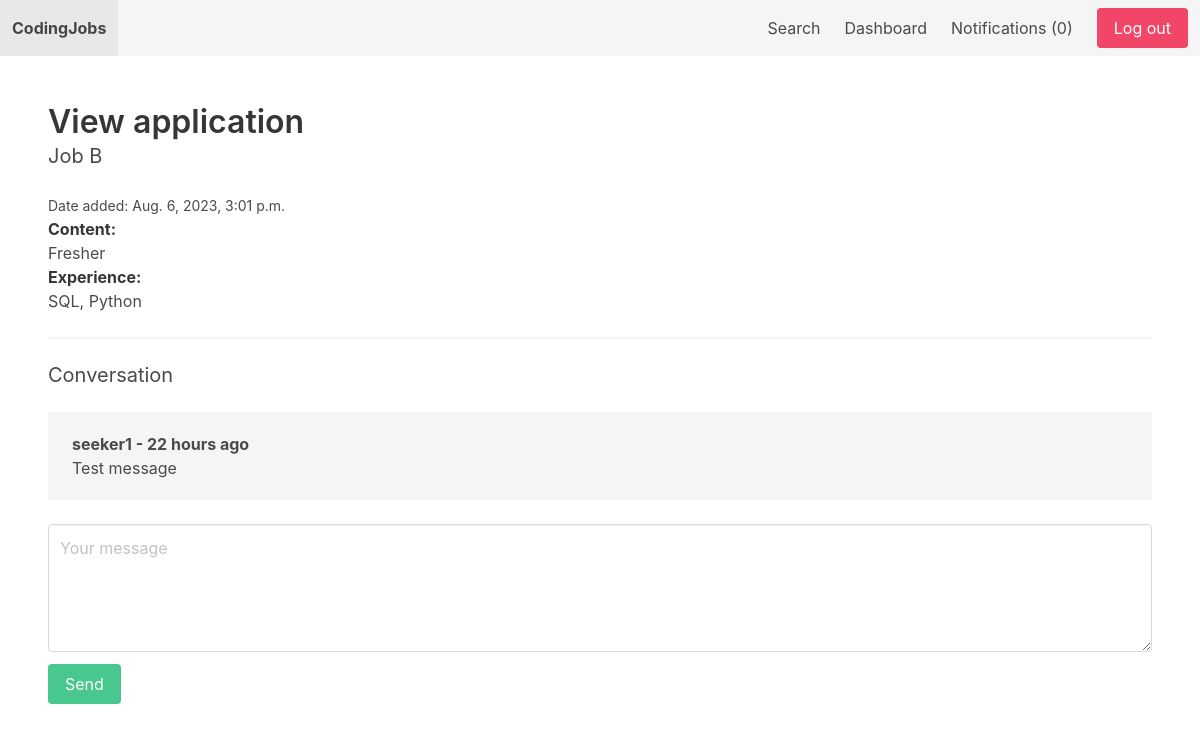
Screenshot of /dashboard/application/1/ (signed in) with the database file from the repository.
### apps/job/models.py (models this page shows, shortened)
class Application(models.Model):
    job = models.ForeignKey(Job, related_name='applications', on_delete=models.CASCADE)
    content = models.TextField()
    experience = models.TextField()
    created_by = models.ForeignKey(User, related_name='applications', on_delete=models.CASCADE)
    created_at = models.DateTimeField(auto_now_add=True)

class Job(models.Model):
    SIZE_1_9 = 'size_1-9'
    SIZE_10_49 = 'size_10-49'
    SIZE_50_99 = 'size_50-99'
    SIZE_100 = 'size_100'
    CHOICES_SIZE = (
        (SIZE_1_9, '1-9'),
        (SIZE_10_49, '10-49'),
        (SIZE_50_99, '50-99'),
        (SIZE_100, '100+'),
    )
    ACTIVE = 'active'
    EMPLOYED = 'employed'
    ARCHIVED = 'archived'
    CHOICES_STATUS = (
        (ACTIVE, 'Active'),
        (EMPLOYED, 'Employed'),
        (ARCHIVED, 'Archived')
    )
    title = models.CharField(max_length=255)
    short_description = models.TextField()
    long_description = models.TextField(blank=True, null=True)
    company_name = models.CharField(max_length=255)
    company_address = models.CharField(max_length=255, blank=True, null=True)
    company_zipcode = models.CharField(max_length=255, blank=True, null=True)
    company_place = models.CharField(max_length=255, blank=True, null=True)
    company_country = models.CharField(max_length=255, blank=True, null=True)
    company_size = models.CharField(max_length=20, choices=CHOICES_SIZE, default=SIZE_1_9)
    created_by = models.ForeignKey(User, related_name='jobs', on_delete=models.CASCADE)
    created_at = models.DateTimeField(auto_now_add=True)
    changed_at = models.DateTimeField(auto_now=True)
    status = models.CharField(max_length=20, choices=CHOICES_STATUS, default=ACTIVE)

### apps/userprofile/models.py (models this page shows)
class ConversationMessage(models.Model):
    application = models.ForeignKey(Application, related_name='conversationmessages', on_delete=models.CASCADE)
    content = models.TextField()
    created_by = models.ForeignKey(User, related_name='conversationmessages', on_delete=models.CASCADE)
    created_at = models.DateTimeField(auto_now_add=True)
    class Meta:
        ordering = ['created_at']

### apps/userprofile/views.py (the view, shortened to what this page needs)
# urls.py: path('application/<int:application_id>/', view_application, name='view_application'),
@login_required
def view_application(request, application_id):
    if request.user.userprofile.is_employer:
        application = get_object_or_404(Application, pk=application_id, job__created_by=request.user)
    else:
        application = get_object_or_404(Application, pk=application_id, created_by=request.user)
    return render(request, 'userprofile/view_application.html', {'application': application})

### apps/notification/context_processors.py (called while the page is built)
def notifications(request):
    if request.user.is_authenticated:
        return {'notifications': request.user.notifications.filter(is_read=False)}
    else:
        return {'notifications': []}

### apps/userprofile/templates/userprofile/view_application.html (shortened to what this page needs)
{% extends 'core/base.html' %}
{% block content %}
    <h1 class="title">View application</h1>
    <h2 class="subtitle">{{ application.job.title }}</h2>
    <small>Date added: {{ application.created_at }}</small>
    <p><strong>Content: </strong><br>{{ application.content }}</p>
    <p><strong>Experience: </strong><br>{{ application.experience }}</p>
    <hr>
    <h2 class="subtitle">Conversation</h2>
    {% for message in application.conversationmessages.all %}
        <div class="notification">
            <b>{{ message.created_by.username }} - {{ message.created_at|timesince }} ago</b><br>
            {{ message.content }}
        </div>
    {% empty %}
        <p>No messages yet...</p>
        <hr>
    {% endfor %}
    <form method="post" action=".">
        <div class="field">
            <div class="control">
                <textarea class="textarea" placeholder="Your message" name="content" id="id_content"></textarea>
            </div>
        </div>
        <div class="field">
            <div class="control">
                <button class="button is-success">Send</button>
            </div>
        </div>
    </form>
{% endblock %}

### rows the page displays
Application: job "Job B", created_at "Aug. 6, 2023, 3:01 p.m.", content "Fresher", experience "SQL, Python"
ConversationMessage: created_by.username "seeker1", created_at "22 hours", content "Test message"

### other values shown
{{ notifications.count }} "0"
